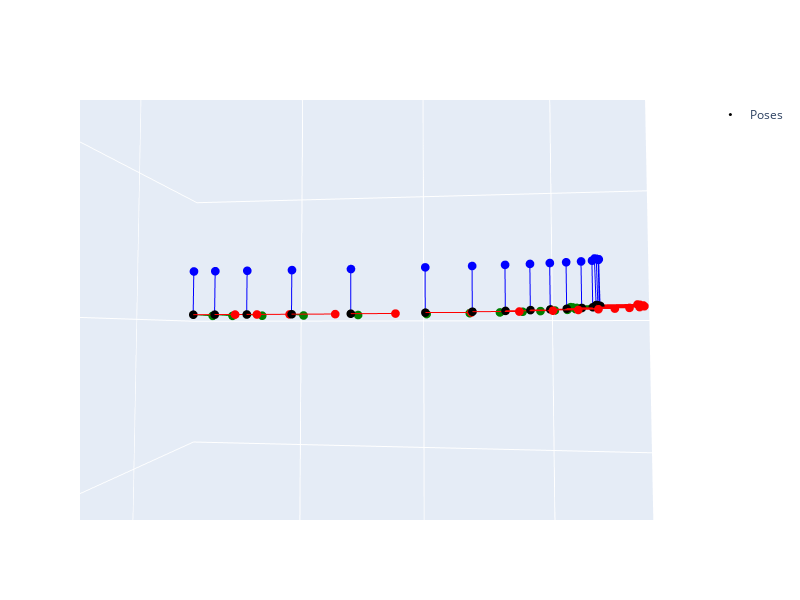

Notebook code for this chart:
### Code cell
R = rot.from_quat(soln.y[3:7, :].T).as_matrix()

f_gravity_world = np.transpose(R, [0, 2, 1]) @ np.array([[0, 0, -9.8]]).T
f_gravity_world = np.squeeze(f_gravity_world).T

fig = go.Figure()
plot_transforms(soln.y[0:3, :], soln.y[3:7, :], fig=fig)

# fig.add_trace(go.Cone(
#     x=soln.y[0, :],
#     y=soln.y[1, :],
#     z=soln.y[2, :],
#     u=f_gravity_world[0, :],
#     v=f_gravity_world[1, :],
#     w=f_gravity_world[2, :],
#     sizemode="scaled",
#     sizeref=100,
#     colorbar=dict(len=0.5)
# ))

fig.update_layout(
    scene=dict(
        aspectmode='manual',
        xaxis=dict(range=new_ranges[0, :]),
        yaxis=dict(range=new_ranges[1, :]),
        zaxis=dict(range=new_ranges[2, :])
    ),
    height=600,
    width=800,
)
